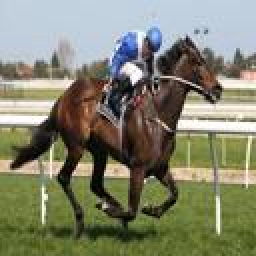
#> input picture racehorse/00000019.jpg, 128 x 128 px (shown 2 times larger)
$ jupyter execute --allow-errors 'Image Classification Tutorial.ipynb'   (shell and % lines are left out)   (older library calls are emulated)
#> lines starting #> are read from the running program, lines starting #| are printed output that depends on the picture; after the words box and inside, x2 and y2 are one past the last pixel; in counts of white or black regions, pixels touching at a corner belong together
### numpy_sift.py
import numpy as np
import math
import time

class SIFTDescriptor(object):
    """Class for computing SIFT descriptor of the square patch

    Attributes:
        patchSize: size of the patch in pixels
        maxBinValue: maximum descriptor element after L2 normalization. All above are clipped to this value
        numOrientationBins: number of orientation bins for histogram
        numSpatialBins: number of spatial bins. The final descriptor size is numSpatialBins x numSpatialBins x numOrientationBins
    """
    def precomputebins(self):
        halfSize = int(self.patchSize/2)
        ps = self.patchSize
        sb = self.spatialBins;
        step = float(self.spatialBins + 1) / (2 * halfSize)
        precomp_bins = np.zeros(2*ps, dtype = np.int32)
        precomp_weights = np.zeros(2*ps, dtype = np.float)
        precomp_bin_weights_by_bx_py_px_mapping = np.zeros((sb,sb,ps,ps), dtype = np.float)
        for i in range(ps):
            i1 = i + ps
            x = step * i
            xi = int(x)
            # bin indices
            precomp_bins[i] = xi -1;
            precomp_bins[i1] = xi
            #bin weights
            precomp_weights[i1] = x - xi;
            precomp_weights[i] = 1.0 - precomp_weights[i1];
            #truncate
            if  (precomp_bins[i] < 0):
                precomp_bins[i] = 0;
                precomp_weights[i] = 0
            if  (precomp_bins[i] >= self.spatialBins):
                precomp_bins[i] = self.spatialBins - 1;
                precomp_weights[i] = 0
            if  (precomp_bins[i1] < 0):
                precomp_bins[i1] = 0;
                precomp_weights[i1] = 0
            if  (precomp_bins[i1] >= self.spatialBins):
                precomp_bins[i1] = self.spatialBins - 1;
                precomp_weights[i1] = 0
        for y in range(ps):
            for x in range(ps):
                precomp_bin_weights_by_bx_py_px_mapping[precomp_bins[y], precomp_bins[x], y, x ] += precomp_weights[y]*precomp_weights[x]
                precomp_bin_weights_by_bx_py_px_mapping[precomp_bins[y+ps], precomp_bins[x], y, x ] += precomp_weights[y+ps]*precomp_weights[x]
                precomp_bin_weights_by_bx_py_px_mapping[precomp_bins[y], precomp_bins[x+ps], y, x ] += precomp_weights[y]*precomp_weights[x+ps]
                precomp_bin_weights_by_bx_py_px_mapping[precomp_bins[y+ps], precomp_bins[x+ps], y, x ] += precomp_weights[y+ps]*precomp_weights[x+ps]
        mask =  self.CircularGaussKernel(kernlen=self.patchSize)
        for y in range(sb):
            for x in range(sb):
                precomp_bin_weights_by_bx_py_px_mapping[y,x,:,:] *= mask
                precomp_bin_weights_by_bx_py_px_mapping[y,x,:,:] = np.maximum(0,precomp_bin_weights_by_bx_py_px_mapping[y,x,:,:])
        return precomp_bins.astype(np.int32),precomp_weights,precomp_bin_weights_by_bx_py_px_mapping,mask
    def __init__(self, patchSize = 41, maxBinValue = 0.2, numOrientationBins = 8, numSpatialBins = 4):
        self.patchSize = patchSize
        self.maxBinValue = maxBinValue
        self.orientationBins = numOrientationBins
        self.spatialBins = numSpatialBins
        self.precomp_bins,self.precomp_weights,self.mapping,self.mask = self.precomputebins()
        self.binaryMask = self.mask > 0
        self.gx = np.zeros((patchSize,patchSize), dtype=np.float)
        self.gy = np.zeros((patchSize,patchSize), dtype=np.float)
        self.ori = np.zeros((patchSize,patchSize), dtype=np.float)
        self.mag = np.zeros((patchSize,patchSize), dtype=np.float)
        self.norm_patch = np.zeros((patchSize,patchSize), dtype=np.float)
        ps = self.patchSize
        sb = self.spatialBins
        ob = self.orientationBins
        self.desc = np.zeros((ob, sb , sb ), dtype = np.float)
        return
    def CircularGaussKernel(self, kernlen=21):
        halfSize = kernlen / 2;
        r2 = halfSize*halfSize;
        sigma2 = 0.9 * r2;
        disq = 0;
        kernel = np.zeros((kernlen,kernlen))
        for y in range(kernlen):
            for x in range(kernlen):
                disq = (y - halfSize)*(y - halfSize) +  (x - halfSize)*(x - halfSize);
                if disq < r2:
                    kernel[y,x] = math.exp(-disq / sigma2)
                else:
                    kernel[y,x] = 0
        return kernel
    def photonorm(self, patch, binaryMask = None):
        if binaryMask is not None:
            std1_coef = 50. /  np.std(patch[binaryMask])
            mean1 =  np.mean(patch[binaryMask])
        else:
            std1_coef = 50. / np.std(patch)
            mean1 =  np.mean(patch)
        if std1_coef >= 50. / 0.000001:
            std1_coef = 50.0
        self.norm_patch = 128. + std1_coef * (patch - mean1);
        self.norm_patch = np.clip(self.norm_patch, 0.,255.);
        return
    def getDerivatives(self,image):
        #[-1 1] kernel for borders
        self.gx[:,0] = image[:,1] - image[:,0]
        self.gy[0,:] = image[1,:] - image[0,:]
        self.gx[:,-1] = image[:,-1] - image[:,-2]
        self.gy[-1,:] = image[-1,:] - image[-2,:]
        #[-1 0 1] kernel for the rest
        self.gy[1:-2,:] = image[2:-1,:] - image[0:-3,:]
        self.gx[:,1:-2] = image[:,2:-1] - image[:,0:-3]
        self.gx *= 0.5
        self.gy *= 0.5
        return
    def samplePatch(self,grad,ori):
        ps = self.patchSize
        sb = self.spatialBins
        ob = self.orientationBins
        o_big = float(ob) * (ori + 2.0*math.pi) / (2.0 * math.pi)
        bo0_big = np.floor(o_big)#.astype(np.int32)
        wo1_big = o_big - bo0_big;
        bo0_big = bo0_big % ob;
        bo1_big = (bo0_big + 1.0) % ob;
        wo0_big = 1.0 - wo1_big;
        wo0_big *= grad;
        wo0_big = np.maximum(0, wo0_big)
        wo1_big *= grad;
        wo1_big = np.maximum(0, wo1_big)
        ori_weight_map = np.zeros((ob,ps,ps))
        for o in range(ob):
            relevant0 = np.where(bo0_big == o)
            ori_weight_map[o, relevant0[0], relevant0[1]] = wo0_big[relevant0[0], relevant0[1]]
            relevant1 = np.where(bo1_big == o)
            ori_weight_map[o, relevant1[0], relevant1[1]] += wo1_big[relevant1[0], relevant1[1]]
        for y in range(sb):
            for x in range(sb):
                self.desc[:,y,x] =  np.tensordot( ori_weight_map, self.mapping[y,x,:,:])
        return
    def describe(self,patch, userootsift = False, flatten = True, show_timings = False):
        t = time.time()
        self.photonorm(patch, binaryMask = self.binaryMask);
        if show_timings:
            print('photonorm time = ', time.time() - t)
            t = time.time()
        self.getDerivatives(self.norm_patch)
        if show_timings:
            print('gradients time = ', time.time() - t)
            t = time.time()
        self.mag = np.sqrt(self.gx * self.gx + self.gy*self.gy)
        self.ori = np.arctan2(self.gy,self.gx)
        if show_timings:
            print('mag + ori time = ', time.time() - t)
            t = time.time()
        self.samplePatch(self.mag,self.ori)
        if show_timings:
            print('sample patch time = ', time.time() - t)
            t = time.time()
        self.desc /= np.linalg.norm(self.desc.flatten(),2)
        self.desc = np.clip(self.desc, 0,self.maxBinValue);
        self.desc /= np.linalg.norm(self.desc.flatten(),2)
        if userootsift:
            self.desc = np.sqrt(self.desc / np.linalg.norm(unnorm_desc.flatten(),1))
        if show_timings:
            print('clip and norm time = ', time.time() - t)
            t = time.time()
        if flatten:
            return np.clip(512. * self.desc.flatten() , 0, 255).astype(np.int32);
        else:
            return np.clip(512. * self.desc , 0, 255).astype(np.int32);

### Image Classification Tutorial.ipynb
[cell 1]
from siftdetector import detect_keypoints
from numpy_sift import SIFTDescriptor
import matplotlib.pyplot as plt
#import sys
#sys.path.insert(0, '/home/ubuntu/dev/opencv-3.1/build/lib')
import cv2
import time
import numpy as np
import cv2
from sklearn.cluster import KMeans
import os
from math import log
#from tqdm import tqdm

# Introduction

In this tutorial, we will try to classify images using a bag-of-features approach. First, we will go through an example in a structured environment and try to classify images of racehorses and abbeys. Next, we will expand the problem to include classifying marine images. Namely we will try to classify images with seaweed-like objects in them. Through this tutorial, you will learn concepts such as detecting features, finding saliency of an image ... Lets begin!

## Part I.

In this pset folder, you will find two folders with images in them. In the folder abbey, there are 128x128 pictures of abbeys and in the folder racehorse, there are 128x128 pictures of racehorses. There are 18 pictures of racehorses and 21 pictures of abbeys. We will try to classify these images by constructing a feature vector for each of them. The first thing we need to do is find points of interest in these images. Here, we make the design choice to use the function goodFeaturesToTrack from OpenCV. This feature returns the most promient corners in the image. Run the code below to see it at work on a sample image. The points will be plotted in yellow.

[cell 2]
image = os.getcwd() + '/racehorse/00000019.jpg'
print(image)
print(os.path.exists(image))
display_img = cv2.imread(image, 0)
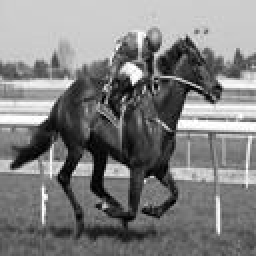
#> display_img: shape (128, 128) (shown 2 times larger); min 0, max 255, mean 127.8
print(display_img)
#> (printed output is left out)
display_corners = cv2.goodFeaturesToTrack(display_img,30,0.01,10)
#> display_corners = 30 rows, first 8: [66, 41], [93, 18], [6, 83], [52, 103], [89, 63], [53, 87], [77, 27], [72, 90]
display_corners = np.int0(display_corners)
for i in display_corners:
    x,y = i.ravel()
    cv2.circle(display_img,(x,y),1,255,-1)
#> this loop made 30 passes
#> (x, y) on passes 1 to 12: (66, 41), (93, 18), (6, 83), (52, 103), (89, 63), (53, 87), (77, 27), (72, 90), (106, 50), (123, 92), (37, 87), (27, 79)
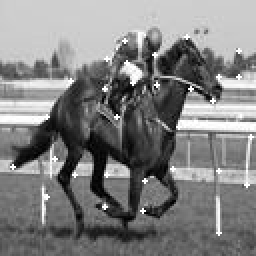
#> display_img: shape (128, 128) (shown 2 times larger); 0.89% of pixels changed, all inside (x1, y1, x2, y2) = (5, 17, 127, 118)
plt.imshow(display_img),plt.show()

Now that we have our points of interest, or features, we need to extract the feature descriptors for each point. A popular method to do so is SIFT, and that is what we will be using here. SIFT operates on a portion or "patch" of the image, and returns a 128 length vector describing that patch.  In this example, we will be using a patch_size of 32. We will look at 31 features in each image, and get a 128 SIFT descriptor for each feature and concatenate them together to get one vector of length 3968 (31\*128) for each image. Then we will have a 36 x 3968 numpy array (because we have 36 pictures total, each with 3968 features) which we will then feed into a KMeans algorithm that will automatically cluster the pictures. We will then fit the original images to see how the KMeans algorithm clusters the pictures, and judge the accuracy of the classification method on how well it does.

[cell 3]
def return_labels(directoryList, range_size, added_limit, count_limit, patch_size=32):
    SD = SIFTDescriptor(patchSize = patch_size)

    #creates initial vector of size 3968
    sift_pictures = np.asarray([[0 for _ in range(range_size)]])
    for directory in directoryList:
        #go through the directories with the relevant images
        for filename in os.listdir(directory):
            name = directory + '/' + filename
            if name[-3:] == 'png' or name[-3:] == 'jpg':
                image = cv2.imread(name)
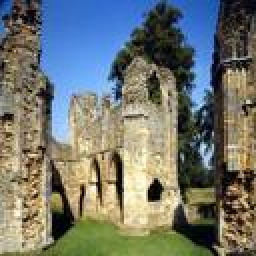
#> input picture abbey/00000001.jpg, 128 x 128 px (shown 2 times larger)
#> image is the input picture: shape (128, 128, 3); mean B, G, R 111.4, 118.2, 113.6

                #transform it to black and white and get features
                gray = cv2.cvtColor(image, cv2.COLOR_BGR2GRAY)
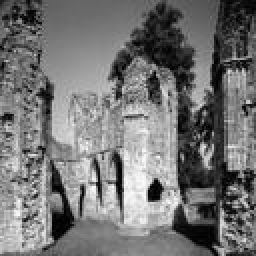
#> gray: shape (128, 128) (shown 2 times larger); min 0, max 251, mean 116
                h, w = gray.shape
#> h = 128; w = 128
                corners = cv2.goodFeaturesToTrack(gray,count_limit,0.01,10)
#> corners = 84 rows, first 8: [47, 91], [101, 71], [57, 91], [77, 89], [74, 100], [114, 35], [11, 110], [124, 50]

                corners = np.int0(corners)
                image_sift_features = np.asarray([])
                count, actually_added = 0, 0

                #Here we want to get 31 images for our feature vector and then break out of the loop
                while actually_added < added_limit and count < count_limit:
                    corner = corners[count][0]
                    if patch_size/2 <= corner[1] <= h-patch_size/2 and patch_size/2 <= corner[0] <= w-patch_size/2:
                        patch = gray[corner[1]-int(patch_size/2):corner[1]+int(patch_size/2), corner[0]-int(patch_size/2):corner[0]+int(patch_size/2)]
                        sift = SD.describe(patch)
                        image_sift_features = np.append(image_sift_features, sift)
                        actually_added += 1
                    count += 1
#> this loop made 56 passes
#> corner on passes 1, 2, 3, 4, 5, 10, 13, 16, 17, 21, 23, 24: [47, 91], [101, 71], [57, 91], [77, 89], [74, 100], [58, 49], [19, 74], [102, 56], [90, 101], [19, 47], [26, 95], [51, 76]
#> corner on passes 6, 7, 8, 9, 11, 12: [114, 35], [11, 110], [124, 50], [114, 84], [13, 82], [123, 104]
#> pass 1, in return_labels, `patch = gray[corner[1]-int(patch_size/2):corner[1]+int(patch_size/2), ..`:
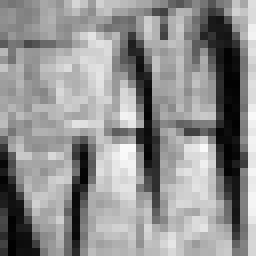
#> patch: shape (32, 32) (shown 8 times larger); min 1, max 250, mean 144.9
#> pass 1, in getDerivatives, `self.gy *= 0.5`:
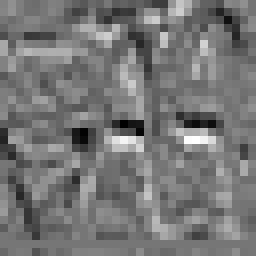
#> self.gy: shape (32, 32) float64 (shown 8 times larger); min -58.25, max 66.8, mean -0.2; drawn with min black and max white
#> after the loop:
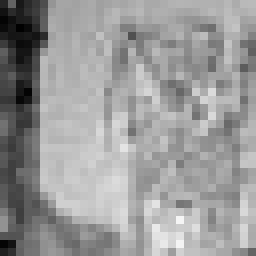
#> patch: shape (32, 32) (shown 8 times larger); min 1, max 245, mean 153.5
#> after the loop, actually_added = 31; count = 56; image_sift_features = 3968 values, max 129 at index 398, min 0 at index 851, mean 34.53

                sift_pictures = np.append(sift_pictures, [image_sift_features], axis=0)

    return sift_pictures[1:]

[cell 4]
sift_pictures = return_labels(['abbey', 'racehorse'], 3968, 31, 100)
kmeans = KMeans(n_clusters=2, random_state=1).fit(sift_pictures)
#> (the rest of this cell did not finish here and is left out)

print(kmeans.predict(sift_pictures))
print(kmeans.predict(test_pictures))

#> (a cell that did not finish here is left out)

The 0s and 1s correspond to which cluster KMeans is putting the images in. We can manually check that it is correctly or incorrectly classifying the images. It doesn't matter which cluster KMeans puts an image in, just that it is putting abbey images (the first 21 images) and racecar images (the next 15 images) in different clusters. As it turns out, we classified 30/36 of our original images correctly and 5/6 of our test images correctly, not bad!

## Part II.

OK, now lets turn to image classification in unstructured environments, marine images. We will try to classify pictures of seaweed from just regular pictures of sand. To get more of a feel for these kinds of images, feel free to look through the sand and seaweed image folders. First, lets go back to the object detection we first looked at and try to apply it to our new marine image.

[cell 6]
display_img = cv2.imread('seaweed/PR_20081014_010133_346_LC16.png', 0)
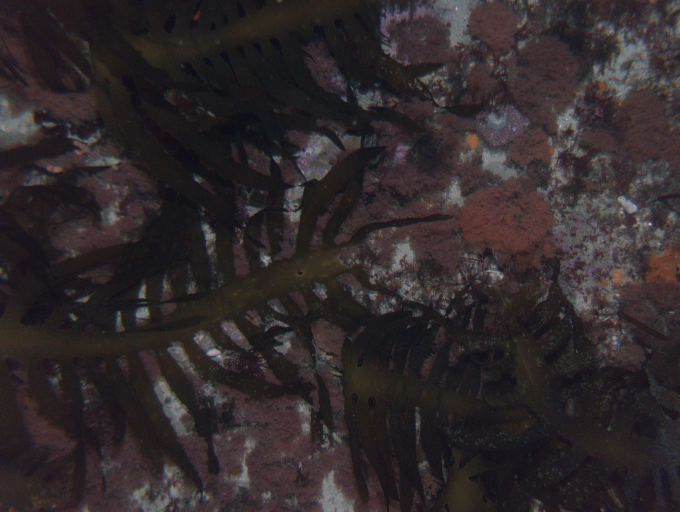
#> input picture seaweed/PR_20081014_010133_346_LC16.png, 1360 x 1024 px (shown at 1/2 size)
#> display_img: shape (1024, 1360); min 10, max 201, mean 43.2
display_corners = cv2.goodFeaturesToTrack(display_img,200,0.01,10)
#> display_corners = 200 rows, first 8: [1301, 449], [1133, 240], [608, 374], [626, 580], [905, 596], [1315, 486], [1121, 250], [598, 935]
display_corners = np.int0(display_corners)
for i in display_corners:
    x,y = i.ravel()
    cv2.circle(display_img,(x,y),5,255,-1)
#> this loop made 200 passes
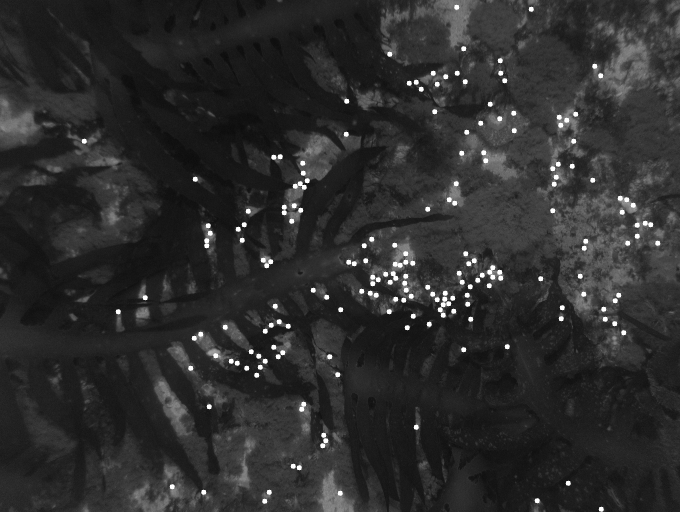
#> display_img: shape (1024, 1360) (shown at 1/2 size); min 10, max 255, mean 45.3
plt.imshow(display_img),plt.show()

We notice that the corner detector has a harder time finding features in this situation because the image is cluttered with extra objects--the seaweed is not the focus of the image like the abbey or racehorses were. There are also fewer well-defined 'corners' in this image, further complicating the issue. We see these issues crop up if we try to run our algorithm from before on our new images. In this case there are 6 seaweed images and 5 sand images.

#> (a cell that did not finish here is left out)

#> call 3 of return_labels, with range_size = 38400, added_limit = 300, count_limit = 1000, patch_size = 1000
#> in return_labels, image is the input picture: shape (1024, 1360, 3); mean B, G, R 43.3, 41.4, 48.4
#> in return_labels (call 3), `corners = cv2.goodFeaturesToTrack(gray,count_limit,0.01,10)`: corners = 1000 rows, first 8: [1301, 449], [1133, 240], [608, 374], [626, 580], [905, 596], [1315, 486], [1121, 250], [598, 935]
#> the loop in return_labels (call 3), `while actually_added < added_limit and count < count_limit:` made 1000 passes
#> after the loop in return_labels (call 3), `while actually_added < added_limit and count < count_limit:`:
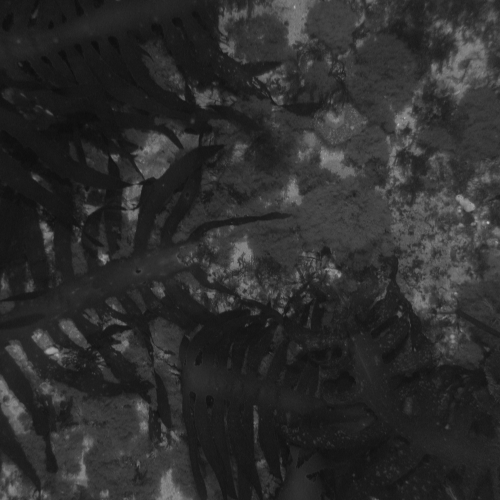
#> patch: shape (1000, 1000) (shown at 1/2 size); min 11, max 202, mean 45.3
#> after the loop in return_labels (call 3), `while actually_added < added_limit and count < count_limit:`: actually_added = 16; count = 1000; image_sift_features = 2048 values, max 80 at index 1402, min 11 at index 592, mean 41.73
naive_kmeans = KMeans(n_clusters=2, random_state=1).fit(naive_sift_pictures)
print(naive_kmeans.predict(naive_sift_pictures))

Ouch, it looks like everything is being classified to the same cluster. Now, we will attempt to fix this through two methods- one involving hue and the other entropy.

### Hue

To try and alleviate this issue, we will add extra features to our feature vector in addition to using the ones that SIFT gives us. One feature we will be using will be hue, which has been proven to be important for marine image classification from preliminary tests. For the hue value, we will convert the image into HSV space, then pull out the H values only. Then whenever we get a patch, we take the average value over all the hue values in that patch, and this becomes our extra features. We could just append this to our feature vector and have 129 features, but we want this new feature to be weighted more equally with the existing SIFT features, so we will add it 150 times to our feature vector, and the new total size of the vector will be 278.

[cell 8]
def hue_features(directoryList, range_size, added_limit, count_limit, patch_size=32):

    SD = SIFTDescriptor(patchSize = patch_size)
    sift_pictures = np.asarray([[0 for _ in range(range_size)]])
    #go through the directories sand and seaweed
    for directory in ['sand', 'seaweed']:
        for filename in os.listdir(directory):
            name = directory + '/' + filename
            if name[-3:] == 'png' or name[-3:] == 'jpg':
                image = cv2.imread(name)
                #convert image into HSV space and get just the Hue in variable HR
                hsv = cv2.cvtColor(image, cv2.COLOR_BGR2HSV)
                pixels = hsv.reshape((hsv.shape[0], hsv.shape[1], 3))
                H, S, V = pixels.T
                HR = H.T

                gray = cv2.cvtColor(image, cv2.COLOR_BGR2GRAY)
                #get corner features as before
                corners = cv2.goodFeaturesToTrack(gray, count_limit, 0.01,10)
                corners = np.int0(corners)

                image_sift_features = np.asarray([])
                count, actually_added = 0, 0

                while actually_added < added_limit and count < count_limit:
                    corner = corners[count][0]
                    if 16 <= corner[1] <= 1008 and 16 <= corner[0] <= 1344:
                        patch = gray[corner[1]-16:corner[1]+16, corner[0]-16:corner[0]+16]
                        #get the value of our new feature, the average hue value in the patch
                        color = np.average(HR[corner[1]-16:corner[1]+16, corner[0]-16:corner[0]+16])
                        sift = SD.describe(patch)
                        #append the new feature 150 time
                        sift = np.append(sift, [color for _ in range(150)])
                        image_sift_features = np.append(image_sift_features, sift)
                        actually_added += 1
                    count += 1

                sift_pictures = np.append(sift_pictures, [image_sift_features], axis=0)

    return sift_pictures[1:]

#> (a cell that did not finish here is left out)

This time our classification scheme did much better, making only two errors.

### Entropy

Another useful feature in unstructured environments is a saliency measure. This looks at the entropy in a certain part of the image. If this portion of the image has a high entropy, that means that there is a busy region with lots of different parts that is more useful to us. In contrast, if it is a low entropy region, this means that it is a uniform area, not of as much interest. The equations for calculating entropy are below and are used in the following code after the corner detection algorithm has returned regions of interest. We then want to look at these regions of interest, and find the highest entropy ones to use as our top features.

The entropy function is typically defined as

$$E(\Delta I)=H=-\sum_{i=1}^{n}p(x_{i})\log p(x_{i})$$

For the gray scale image we define the probability $p(x)$ as follows,

$$p(x_{i})={h(x_{i\over N})={1\over N}\sum_{j=1}^{N}\delta(x_{i}-x_{j})}$$

where $\delta$ is the discrete Dirac delta function:
$$\delta(x)=\cases{1, x=0\cr 0, x\neq 0 } $$

So finally the entropy of a patch with $N_p$ pixels will be:
$$H_{g}=-{1\over N_{p}}\sum_{j=1}^{N_{p}}\log p_{g}(x_{j}) $$
It is important to note that we are calculating the log probability, $p_{g}$ using all the pixels in the image, but the outermost sum is just over the pixels in the patch.

NOTE:  The following code will take several minutes to run! This is expected.

[cell 10]
#This funtion is calcuating the entropy using the equations above and returns the 'value' highest corner points
# [12 lines left out: function get_max, not called in this run]


def entropy_features(directoryList, range_size, count_limit, patch_size=64):
    SD = SIFTDescriptor(patchSize = patch_size)
